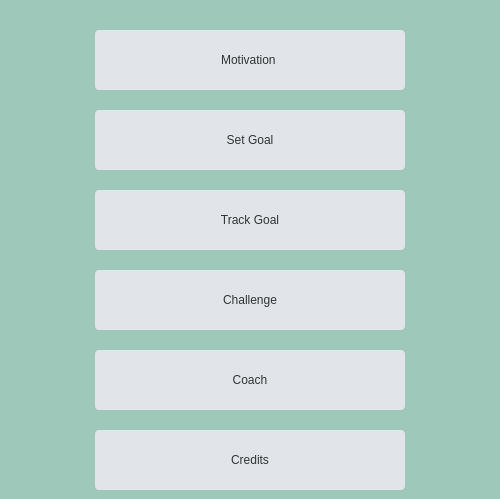
    <widget class="QWidget" name="OptionsPage">
     <property name="styleSheet">
      <string notr="true">background-color: #9EC8B9;</string>
     </property>
     <widget class="QPushButton" name="SetGoalButton">
      <property name="geometry">
       <rect>
        <x>95</x>
        <y>110</y>
        <width>310</width>
        <height>60</height>
       </rect>
      </property>
      <property name="cursor">
       <cursorShape>PointingHandCursor</cursorShape>
      </property>
      <property name="styleSheet">
       <string notr="true">background-color: #e1e4e8;
font: 500 40pt &quot;Roboto Slab Medium&quot;;
color: #333333;
text-align: center;
border-color: black;
border-radius: 4px;
</string>
      </property>
      <property name="text">
       <string>Set Goal</string>
      </property>
     </widget>
     <widget class="QPushButton" name="TrackGoalButton">
      <property name="geometry">
       <rect>
        <x>95</x>
        <y>190</y>
        <width>310</width>
        <height>60</height>
       </rect>
      </property>
      <property name="cursor">
       <cursorShape>PointingHandCursor</cursorShape>
      </property>
      <property name="mouseTracking">
       <bool>false</bool>
      </property>
      <property name="styleSheet">
       <string notr="true">background-color: #e1e4e8;
font: 500 40pt &quot;Roboto Slab Medium&quot;;
color: #333333;
text-align: center;
border-color: black;
border-radius: 4px;
</string>
      </property>
      <property name="text">
       <string>Track Goal</string>
      </property>
     </widget>
     <widget class="QPushButton" name="ReturnButton1">
      <property name="geometry">
       <rect>
        <x>450</x>
        <y>10</y>
        <width>41</width>
        <height>31</height>
       </rect>
      </property>
      <property name="cursor">
       <cursorShape>PointingHandCursor</cursorShape>
      </property>
      <property name="styleSheet">
       <string notr="true">background-image: url(:/Images/ReturnArrow.jpg);
background-position: center;
border-color: black;
border-radius: 4px;
</string>
      </property>
      <property name="text">
       <string/>
      </property>
     </widget>
     <widget class="QPushButton" name="CreditsButton">
      <property name="geometry">
       <rect>
        <x>95</x>
        <y>430</y>
        <width>310</width>
        <height>60</height>
       </rect>
      </property>
      <property name="cursor">
       <cursorShape>PointingHandCursor</cursorShape>
      </property>
      <property name="mouseTracking">
       <bool>false</bool>
      </property>
      <property name="styleSheet">
       <string notr="true">background-color: #e1e4e8;
font: 500 40pt &quot;Roboto Slab Medium&quot;;
color: #333333;
text-align: center;
border-color: black;
border-radius: 4px;
</string>
      </property>
      <property name="text">
       <string>Credits</string>
      </property>
     </widget>
     <widget class="QPushButton" name="MotivationButton">
      <property name="geometry">
       <rect>
        <x>95</x>
        <y>30</y>
        <width>310</width>
        <height>60</height>
       </rect>
      </property>
      <property name="cursor">
       <cursorShape>PointingHandCursor</cursorShape>
      </property>
      <property name="styleSheet">
       <string notr="true">background-color: #e1e4e8;
font: 500 40pt &quot;Roboto Slab Medium&quot;;
color: #333333;
text-align: center;
border-color: black;
border-radius: 4px;
</string>
      </property>
      <property name="text">
       <string>Motivation </string>
      </property>
     </widget>
     <widget class="QPushButton" name="ChallengeButton">
      <property name="geometry">
       <rect>
        <x>95</x>
        <y>270</y>
        <width>310</width>
        <height>60</height>
       </rect>
      </property>
      <property name="cursor">
       <cursorShape>PointingHandCursor</cursorShape>
      </property>
      <property name="mouseTracking">
       <bool>false</bool>
      </property>
      <property name="styleSheet">
       <string notr="true">background-color: #e1e4e8;
font: 500 40pt &quot;Roboto Slab Medium&quot;;
color: #333333;
text-align: center;
border-color: black;
border-radius: 4px;
</string>
      </property>
      <property name="text">
       <string>Challenge</string>
      </property>
     </widget>
     <widget class="QPushButton" name="CoachButton">
      <property name="geometry">
       <rect>
        <x>95</x>
        <y>350</y>
        <width>310</width>
        <height>60</height>
       </rect>
      </property>
      <property name="cursor">
       <cursorShape>PointingHandCursor</cursorShape>
      </property>
      <property name="styleSheet">
       <string notr="true">background-color: #e1e4e8;
font: 500 40pt &quot;Roboto Slab Medium&quot;;
color: #333333;
text-align: center;
border-color: black;
border-radius: 4px;
</string>
      </property>
      <property name="text">
       <string>Coach</string>
      </property>
     </widget>
     <zorder>TrackGoalButton</zorder>
     <zorder>SetGoalButton</zorder>
     <zorder>ReturnButton1</zorder>
     <zorder>CreditsButton</zorder>
     <zorder>MotivationButton</zorder>
     <zorder>ChallengeButton</zorder>
     <zorder>CoachButton</zorder>
    </widget>
